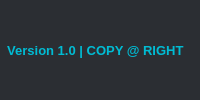
     <widget class="QFrame" name="footer">
      <property name="styleSheet">
       <string notr="true">background-color:#2b2e33</string>
      </property>
      <property name="lineWidth">
       <number>0</number>
      </property>
      <layout class="QHBoxLayout" name="horizontalLayout_17" stretch="10,0,0">
       <property name="spacing">
        <number>0</number>
       </property>
       <property name="leftMargin">
        <number>0</number>
       </property>
       <property name="topMargin">
        <number>5</number>
       </property>
       <property name="rightMargin">
        <number>0</number>
       </property>
       <property name="bottomMargin">
        <number>5</number>
       </property>
       <item>
        <widget class="QLabel" name="label_30">
         <property name="font">
          <font>
           <pointsize>10</pointsize>
           <weight>75</weight>
           <bold>true</bold>
          </font>
         </property>
         <property name="styleSheet">
          <string notr="true">color:#00BCD4</string>
         </property>
         <property name="lineWidth">
          <number>0</number>
         </property>
         <property name="text">
          <string>  Version 1.0 | COPY @ RIGHT</string>
         </property>
         <property name="alignment">
          <set>Qt::AlignLeading|Qt::AlignLeft|Qt::AlignVCenter</set>
         </property>
         <property name="margin">
          <number>1</number>
         </property>
        </widget>
       </item>
       <item>
        <widget class="QLabel" name="label_78">
         <property name="text">
          <string/>
         </property>
         <property name="pixmap">
          <pixmap resource="Icons/icons.qrc">:/theIcons/icons8-questions-20.png</pixmap>
         </property>
        </widget>
       </item>
       <item>
        <widget class="QLabel" name="label_77">
         <property name="text">
          <string/>
         </property>
         <property name="pixmap">
          <pixmap resource="Icons/icons.qrc">:/theIcons/icons8-drag-5.png</pixmap>
         </property>
         <property name="alignment">
          <set>Qt::AlignBottom|Qt::AlignLeading|Qt::AlignLeft</set>
         </property>
        </widget>
       </item>
      </layout>
     </widget>
